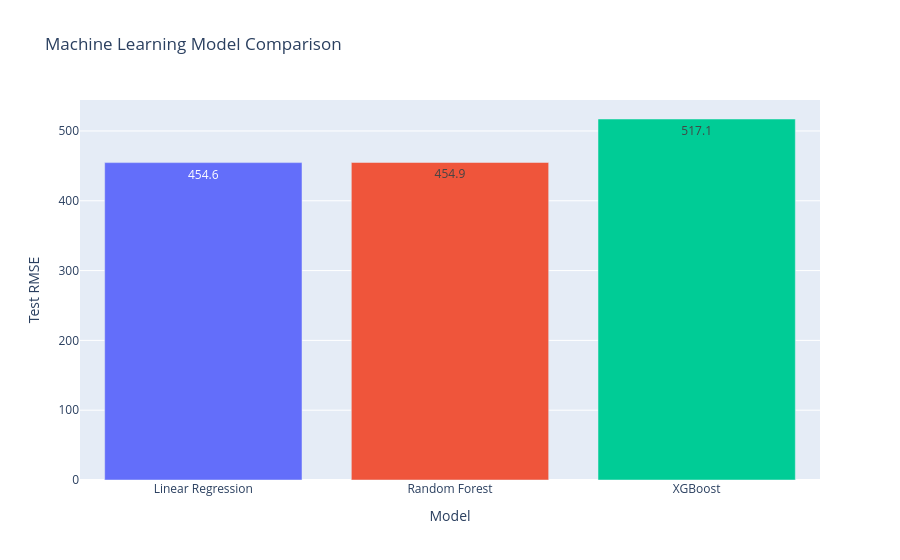

The code cell stored with this chart in its notebook:
### Code cell
fig = px.bar(

    leaderboard,

    x="Model",

    y="Test RMSE",

    color="Model",

    text_auto=".1f",

    title="Machine Learning Model Comparison"

)

fig.update_layout(
    showlegend=False
)

fig.show()

### Figure 1 — Plotly figure (JSON) as saved in the notebook; plotly's stock layout.template omitted (floating-point values rounded to 4 significant figures)
{"data": [{"hovertemplate": "Model=%{x}<br>Test RMSE=%{y}<extra></extra>", "legendgroup": "Linear Regression", "marker": {"color": "#636efa", "pattern": {"shape": ""}}, "name": "Linear Regression", "orientation": "v", "showlegend": true, "textposition": "auto", "texttemplate": "%{y:.1f}", "type": "bar", "x": ["Linear Regression"], "xaxis": "x", "y": [454.6], "yaxis": "y"}, {"hovertemplate": "Model=%{x}<br>Test RMSE=%{y}<extra></extra>", "legendgroup": "Random Forest", "marker": {"color": "#EF553B", "pattern": {"shape": ""}}, "name": "Random Forest", "orientation": "v", "showlegend": true, "textposition": "auto", "texttemplate": "%{y:.1f}", "type": "bar", "x": ["Random Forest"], "xaxis": "x", "y": [454.9], "yaxis": "y"}, {"hovertemplate": "Model=%{x}<br>Test RMSE=%{y}<extra></extra>", "legendgroup": "XGBoost", "marker": {"color": "#00cc96", "pattern": {"shape": ""}}, "name": "XGBoost", "orientation": "v", "showlegend": true, "textposition": "auto", "texttemplate": "%{y:.1f}", "type": "bar", "x": ["XGBoost"], "xaxis": "x", "y": [517.1], "yaxis": "y"}], "layout": {"barmode": "relative", "legend": {"title": {"text": "Model"}, "tracegroupgap": 0}, "showlegend": false, "title": {"text": "Machine Learning Model Comparison"}, "xaxis": {"anchor": "y", "categoryarray": ["Linear Regression", "Random Forest", "XGBoost"], "categoryorder": "array", "domain": [0, 1], "title": {"text": "Model"}}, "yaxis": {"anchor": "x", "domain": [0, 1], "title": {"text": "Test RMSE"}}}}
